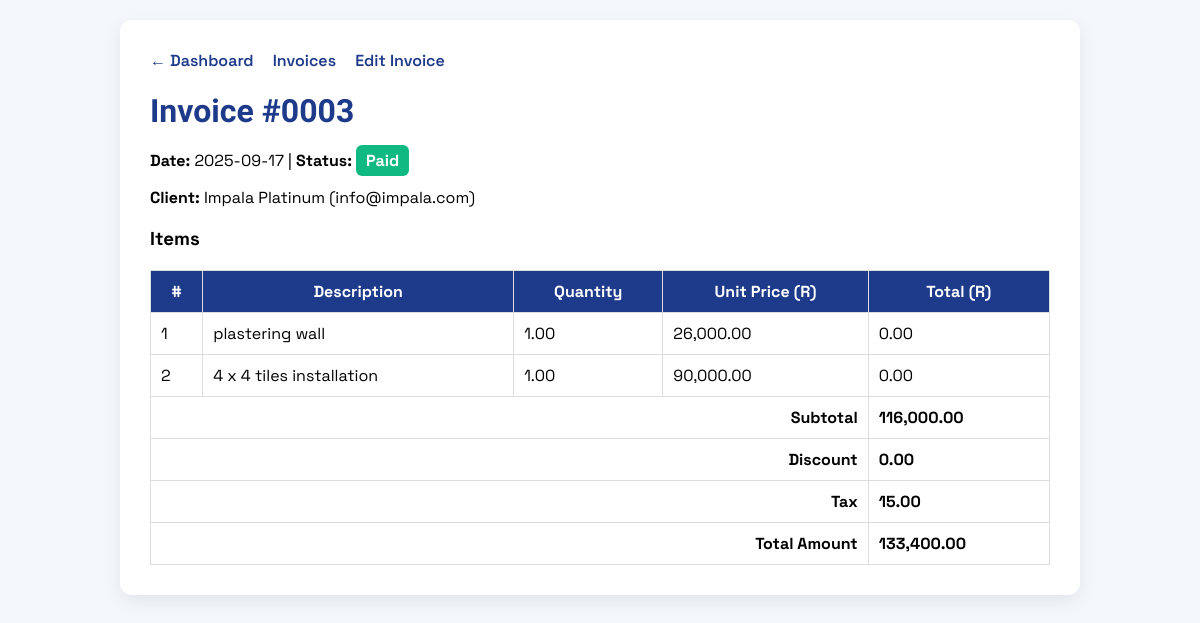
The page /view_invoice.php?id=3 on the database its author committed.
### tables this page shows
CREATE TABLE `invoices` (
  `id` int(11) NOT NULL,
  `client_id` int(11) NOT NULL,
  `quotation_id` int(11) DEFAULT NULL,
  `invoice_number` varchar(50) NOT NULL,
  `invoice_date` date NOT NULL,
  `subtotal` decimal(10,2) NOT NULL DEFAULT 0.00,
  `discount` decimal(5,2) NOT NULL DEFAULT 0.00,
  `tax` decimal(5,2) NOT NULL DEFAULT 0.00,
  `amount` decimal(15,2) NOT NULL,
  `status` varchar(50) DEFAULT 'Pending',
  `notes` text DEFAULT NULL,
  `description` text DEFAULT NULL,
  `created_at` timestamp NOT NULL DEFAULT current_timestamp(),
  `project_id` int(11) DEFAULT NULL
);

CREATE TABLE `clients` (
  `id` int(11) NOT NULL,
  `name` varchar(255) NOT NULL,
  `email` varchar(255) DEFAULT NULL,
  `phone` varchar(50) DEFAULT NULL,
  `address` text DEFAULT NULL,
  `created_at` datetime DEFAULT current_timestamp(),
  `updated_at` datetime DEFAULT current_timestamp() ON UPDATE current_timestamp()
);

CREATE TABLE `invoice_items` (
  `id` int(11) NOT NULL,
  `invoice_id` int(11) NOT NULL,
  `description` varchar(255) NOT NULL,
  `quantity` decimal(10,2) NOT NULL,
  `unit_price` decimal(10,2) NOT NULL,
  `total` decimal(10,2) NOT NULL
);

### view_invoice.php (the view, shortened to what this page needs)
<?php
require 'db.php';
$invoice_id = intval($_GET['id']);
$invResult = $conn->query("SELECT i.*, c.name AS client_name, c.email AS client_email
                           FROM invoices i
                           LEFT JOIN clients c ON i.client_id = c.id
                           WHERE i.id = $invoice_id");
$invoice = $invResult->fetch_assoc();
$itemResult = $conn->query("SELECT * FROM invoice_items WHERE invoice_id = $invoice_id");
$items = [];
while ($row = $itemResult->fetch_assoc()) {
    $items[] = $row;
}
?>
<!DOCTYPE html>
<html lang="en">
<head>
</head>
<body>
<div class="container">
    <div class="nav">
        <a href="dashboard.php">← Dashboard</a>
        <a href="invoice_list.php">Invoices</a>
        <a href="edit_invoice.php?id=<?= $invoice['id'] ?>">Edit Invoice</a>
    </div>
    <h1>Invoice #<?= htmlspecialchars($invoice['invoice_number']) ?></h1>
    <p><strong>Date:</strong> <?= $invoice['invoice_date'] ?> | <strong>Status:</strong>
       <span class="status <?= htmlspecialchars($invoice['status']) ?>"><?= htmlspecialchars($invoice['status']) ?></span></p>
    <p><strong>Client:</strong> <?= htmlspecialchars($invoice['client_name']) ?> (<?= htmlspecialchars($invoice['client_email']) ?>)</p>
    <h3>Items</h3>
    <table>
        <thead>
            <tr>
                <th>#</th>
                <th>Description</th>
                <th>Quantity</th>
                <th>Unit Price (R)</th>
                <th>Total (R)</th>
            </tr>
        </thead>
        <tbody>
            <?php
            $i=1;
            foreach($items as $it):
            ?>
            <tr>
                <td><?= $i++ ?></td>
                <td><?= htmlspecialchars($it['description']) ?></td>
                <td><?= number_format($it['quantity'],2) ?></td>
                <td><?= number_format($it['unit_price'],2) ?></td>
                <td><?= number_format($it['total'],2) ?></td>
            </tr>
            <?php endforeach; ?>
            <tr class="total-row">
                <td colspan="4" style="text-align:right;">Subtotal</td>
                <td><?= number_format($invoice['subtotal'],2) ?></td>
            </tr>
            <tr class="total-row">
                <td colspan="4" style="text-align:right;">Discount</td>
                <td><?= number_format($invoice['discount'],2) ?></td>
            </tr>
            <tr class="total-row">
                <td colspan="4" style="text-align:right;">Tax</td>
                <td><?= number_format($invoice['tax'],2) ?></td>
            </tr>
            <tr class="total-row">
                <td colspan="4" style="text-align:right;">Total Amount</td>
                <td><?= number_format($invoice['amount'],2) ?></td>
            </tr>
        </tbody>
    </table>
</div>
</body>
</html>

### view_invoice.php (style rules this page uses)
body { font-family:'Space Grotesk',sans-serif; background:#f4f7fb; margin:0; padding:20px; }
.container { max-width:900px; margin:auto; background:#fff; padding:30px; border-radius:12px; box-shadow:0 6px 18px rgba(0,0,0,0.08); }
h1 { font-family:'Urbanist',sans-serif; margin-bottom:20px; color:#1e3a8a; }
.nav { margin-bottom:20px; }
.nav a { margin-right:15px; text-decoration:none; font-weight:600; color:#1e3a8a; }
table { width:100%; border-collapse:collapse; margin-top:20px; }
th, td { border:1px solid #ddd; padding:10px; }
th { background:#1e3a8a; color:white; }
.total-row td { font-weight:700; }
.status { font-weight:700; padding:5px 10px; border-radius:6px; color:white; }
.status.Paid { background:#10b981; }

### rows shown on the page
invoices: invoice_number "0003", invoice_date "2025-09-17", status "Paid", client.name "Impala Platinum", client.email "info@impala.com", subtotal "116,000.00", discount "0.00", tax "15.00", amount "133,400.00"
invoice_items: description "plastering wall", quantity "1.00", unit_price "26,000.00", total "0.00"
invoice_items: description "4 x 4 tiles installation", quantity "1.00", unit_price "90,000.00", total "0.00"
